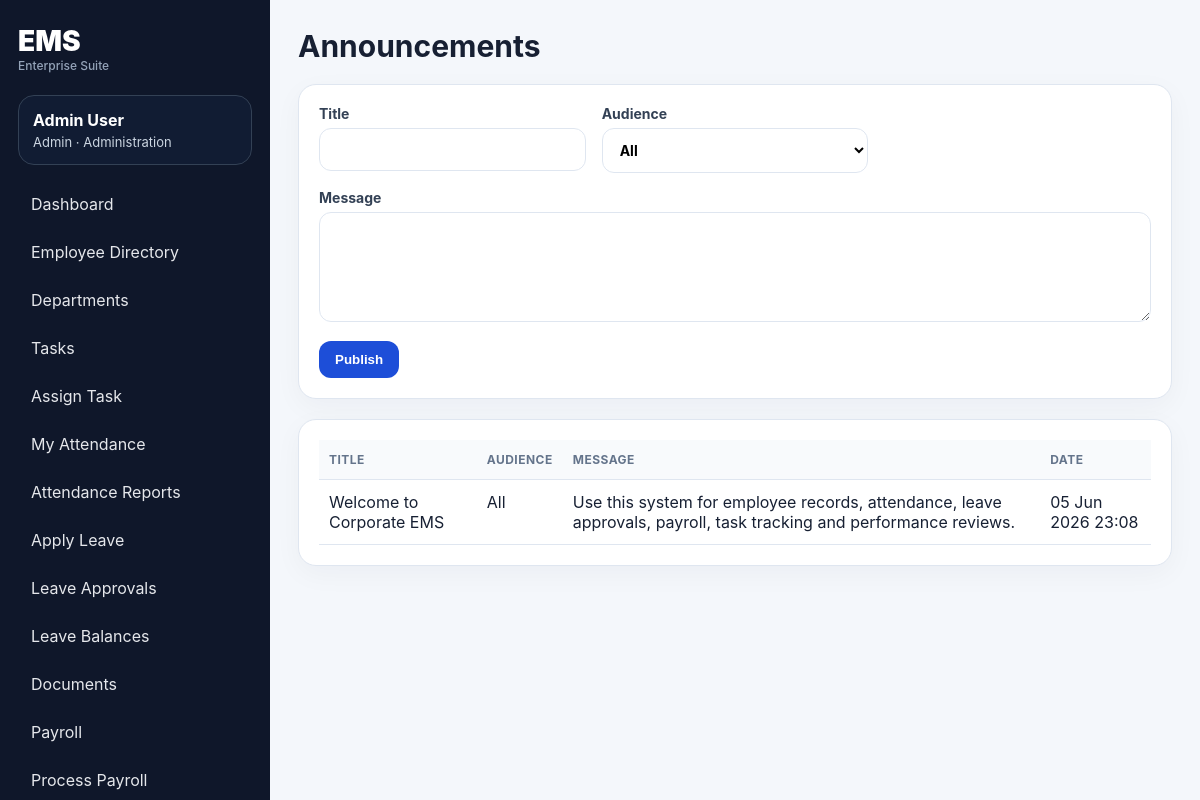
The page /announcements/ (signed in) on the database its author committed.
### ems/models.py (models this page shows, shortened)
class UserProfile(models.Model):
    userId = models.CharField('Employee ID', max_length=80, unique=True)
    username = models.CharField(max_length=100, unique=True)
    password = models.CharField(max_length=255)
    role = models.CharField(max_length=20, choices=ROLE_CHOICES, default='employee')
    full_name = models.CharField(max_length=160, blank=True)
    email = models.EmailField(unique=True)
    phone = models.CharField(max_length=30, blank=True)
    designation = models.CharField(max_length=100, blank=True)
    department = models.ForeignKey(Department, null=True, blank=True, on_delete=models.SET_NULL, related_name='employees')
    manager = models.ForeignKey('self', null=True, blank=True, on_delete=models.SET_NULL, related_name='team_members')
    date_joined = models.DateField(default=timezone.localdate)
    employment_status = models.CharField(max_length=30, choices=EMPLOYMENT_STATUS, default='Active')
    work_location = models.CharField(max_length=120, default='Head Office')
    experience = models.IntegerField(default=0)
    skillset = models.JSONField(default=list, blank=True)
    leaveBalance = models.IntegerField(default=12)
    leaveTakenThisYear = models.IntegerField(default=0)
    salary_ctc = models.DecimalField(max_digits=12, decimal_places=2, default=0)
    bank_name = models.CharField(max_length=120, blank=True)
    account_last4 = models.CharField(max_length=4, blank=True)
    projectWorkingOn = models.CharField(max_length=200, blank=True)
    emergency_contact = models.CharField(max_length=120, blank=True)
    createdAt = models.DateTimeField(auto_now_add=True)
    last_login_at = models.DateTimeField(null=True, blank=True)
    failed_login_attempts = models.IntegerField(default=0)
    must_change_password = models.BooleanField(default=False)
    updatedAt = models.DateTimeField(auto_now=True)
    @property
    def display_name(self):
        return self.full_name or self.username

class Department(models.Model):
    name = models.CharField(max_length=120, unique=True)
    code = models.CharField(max_length=20, unique=True)
    head = models.CharField(max_length=120, blank=True)
    location = models.CharField(max_length=120, blank=True)
    created_at = models.DateTimeField(auto_now_add=True)

class Announcement(models.Model):
    title = models.CharField(max_length=180)
    message = models.TextField()
    audience = models.CharField(max_length=40, choices=[('All','All'),('Managers','Managers'),('Employees','Employees')], default='All')
    created_by = models.ForeignKey(UserProfile, null=True, blank=True, on_delete=models.SET_NULL)
    createdAt = models.DateTimeField(auto_now_add=True)

### ems/views.py (the view)
# urls.py: path('announcements/', views.announcements, name='announcements'),
@role_required('admin','hr')
def announcements(request):
    if request.method == 'POST':
        Announcement.objects.create(title=request.POST.get('title',''), message=request.POST.get('message',''), audience=request.POST.get('audience','All'), created_by=request.profile)
        messages.success(request, 'Announcement published.'); return redirect('announcements')
    return render(request, 'ems/announcements.html', base_context(request, announcements=Announcement.objects.order_by('-createdAt')))

### ems/views.py (called while the page is built)
def ensure_leave_balances(user):
    year = timezone.localdate().year
    for leave_type, opening in [('Casual Leave', 12), ('Sick Leave', 8), ('Earned Leave', 12)]:
        LeaveBalance.objects.get_or_create(
            employee=user,
            year=year,
            leave_type=leave_type,
            defaults={'opening_balance': opening, 'credited': 0, 'used': 0, 'adjusted': 0},
        )

def current_user(request):
    uid = request.session.get('profile_id')
    return UserProfile.objects.filter(id=uid).first() if uid else None

def login_required(view):
    @wraps(view)
    def wrapper(request, *args, **kwargs):
        seed_defaults()
        user = current_user(request)
        if not user:
            messages.warning(request, 'Please login first.')
            return redirect('login')
        request.profile = user
        return view(request, *args, **kwargs)
    return wrapper

def role_required(*roles):
    def decorator(view):
        @wraps(view)
        @login_required
        def wrapper(request, *args, **kwargs):
            if request.profile.role not in roles:
                messages.error(request, 'You do not have permission to access this page.')
                return redirect('dashboard')
            return view(request, *args, **kwargs)
        return wrapper
    return decorator

def base_context(request, **kwargs):
    data = {'me': getattr(request, 'profile', current_user(request))}
    data.update(kwargs)
    return data

### ems/templates/ems/announcements.html (shortened to what this page needs)
{% extends 'ems/base.html' %}
{% block content %}
<div class="page-head">
    <h1>Announcements</h1>
</div>
<section class="panel">
    <form method="post" class="form-grid">
        <label>Title
            <input name="title" required>
        </label>
        <label>Audience
            <select name="audience">
                <option>All</option>
            </select>
        </label>
        <label class="wide">Message
            <textarea name="message" required></textarea>
        </label>
        <button class="btn primary">Publish</button>
    </form>
</section>
<section class="panel">
    <table>
        <tr>
            <th>Title</th>
            <th>Audience</th>
            <th>Message</th>
            <th>Date</th>
        </tr>
        {% for a in announcements %}
        <tr>
            <td>{{ a.title }}</td>
            <td>{{ a.audience }}</td>
            <td>{{ a.message }}</td>
            <td>{{ a.createdAt|date:'d M Y H:i' }}</td>
        </tr>
        {% endfor %}
    </table>
</section>
{% endblock %}

### ems/templates/ems/base.html (shortened to what this page needs)
{% load static %}
<!doctype html>
<html lang="en">
<head>
  <link rel="stylesheet" href="{% static 'ems/style.css' %}">
</head>
<body>
{% if me %}
<aside class="sidebar">
  <div class="brand"><span>EMS</span><small>Enterprise Suite</small></div>
  <div class="userbox"><b>{{ me.display_name }}</b><span>{{ me.role|title }} · {{ me.department.name|default:'No Dept' }}</span></div>
  <nav>
    <a href="{% url 'dashboard' %}">Dashboard</a>
    <a href="{% url 'employees' %}">Employee Directory</a>
    {% if me.role == 'admin' or me.role == 'hr' %}<a href="{% url 'departments' %}">Departments</a>{% endif %}
    <a href="{% url 'tasks' %}">Tasks</a>
    {% if me.role != 'employee' %}<a href="{% url 'task_assign' %}">Assign Task</a>{% endif %}
    <a href="{% url 'attendance' %}">My Attendance</a>
    {% if me.role != 'employee' %}<a href="{% url 'attendance_reports' %}">Attendance Reports</a>{% endif %}
    <a href="{% url 'leave_apply' %}">Apply Leave</a>
    <a href="{% url 'leaves' %}">Leave Approvals</a>
    <a href="{% url 'leave_balances' %}">Leave Balances</a>
    <a href="{% url 'documents' %}">Documents</a>
    <a href="{% url 'payroll' %}">Payroll</a>
    {% if me.role == 'admin' or me.role == 'hr' %}
      <a href="{% url 'payroll_assign' %}">Process Payroll</a>
    {% endif %}
  </nav>
</aside>
{% endif %}
<main class="main {% if not me %}auth-main{% endif %}">
  {% block content %}{% endblock %}
</main>
</body>
</html>

### ems/static/ems/style.css (style rules this page uses)
:root { --bg:#f4f7fb;--panel:#fff;--text:#172033;--muted:#68758a;--primary:#1d4ed8;--primary2:#0f172a;--border:#dfe6f0;--success:#15803d;--danger:#b91c1c;--warn:#b45309 }
* { box-sizing:border-box }
body { margin:0;font-family:Inter,Segoe UI,Arial,sans-serif;background:var(--bg);color:var(--text) }
a { color:var(--primary);text-decoration:none }
.sidebar { position:fixed;left:0;top:0;bottom:0;width:270px;background:#0f172a;color:white;padding:24px 18px;overflow:auto }
.brand { font-size:28px;font-weight:900;margin-bottom:22px }
.brand small { display:block;font-size:12px;color:#94a3b8;font-weight:500 }
.userbox { padding:14px;border:1px solid #334155;border-radius:16px;margin-bottom:18px;background:#111c33 }
.userbox b,.userbox span { display:block }
.userbox span { color:#cbd5e1;font-size:13px;margin-top:4px }
.sidebar nav { display:grid;gap:6px }
.sidebar nav a { color:#e5e7eb;padding:11px 13px;border-radius:12px }
.main { margin-left:270px;padding:28px;min-height:100vh }
label { font-weight:700;color:#334155;font-size:14px }
input,select,textarea { width:100%;padding:12px 13px;border:1px solid var(--border);border-radius:12px;background:#fff;margin-top:6px;font:inherit }
textarea { min-height:110px }
.page-head { display:flex;align-items:center;justify-content:space-between;margin-bottom:20px;gap:20px }
.page-head h1 { margin:0;font-size:30px }
.card,.panel { background:var(--panel);border:1px solid var(--border);border-radius:18px;box-shadow:0 8px 28px #0f172a0a }
.panel { padding:20px;margin-bottom:20px;overflow:auto }
.btn,button { border:0;border-radius:12px;background:#e2e8f0;color:#0f172a;padding:11px 16px;font-weight:800;cursor:pointer }
.btn.primary,button.primary { background:var(--primary);color:white }
.form-grid { display:grid;grid-template-columns:repeat(3,minmax(180px,1fr));gap:16px }
.form-grid .wide { grid-column:1/-1 }
.form-grid button { width:max-content }
table { width:100%;border-collapse:collapse }
th,td { padding:12px 10px;border-bottom:1px solid var(--border);text-align:left;vertical-align:top }
th { font-size:12px;text-transform:uppercase;letter-spacing:.04em;color:#64748b;background:#f8fafc }
small { color:var(--muted) }

### rows shown on the page
UserProfile: display_name "Admin User", role "Admin", department.name "Administration"
Announcement: title "Welcome to Corporate EMS", audience "All", message "Use this system for employee records, attendance, leave approvals, payroll, task tracking and performance reviews.", createdAt "05 Jun 2026 23:08"
